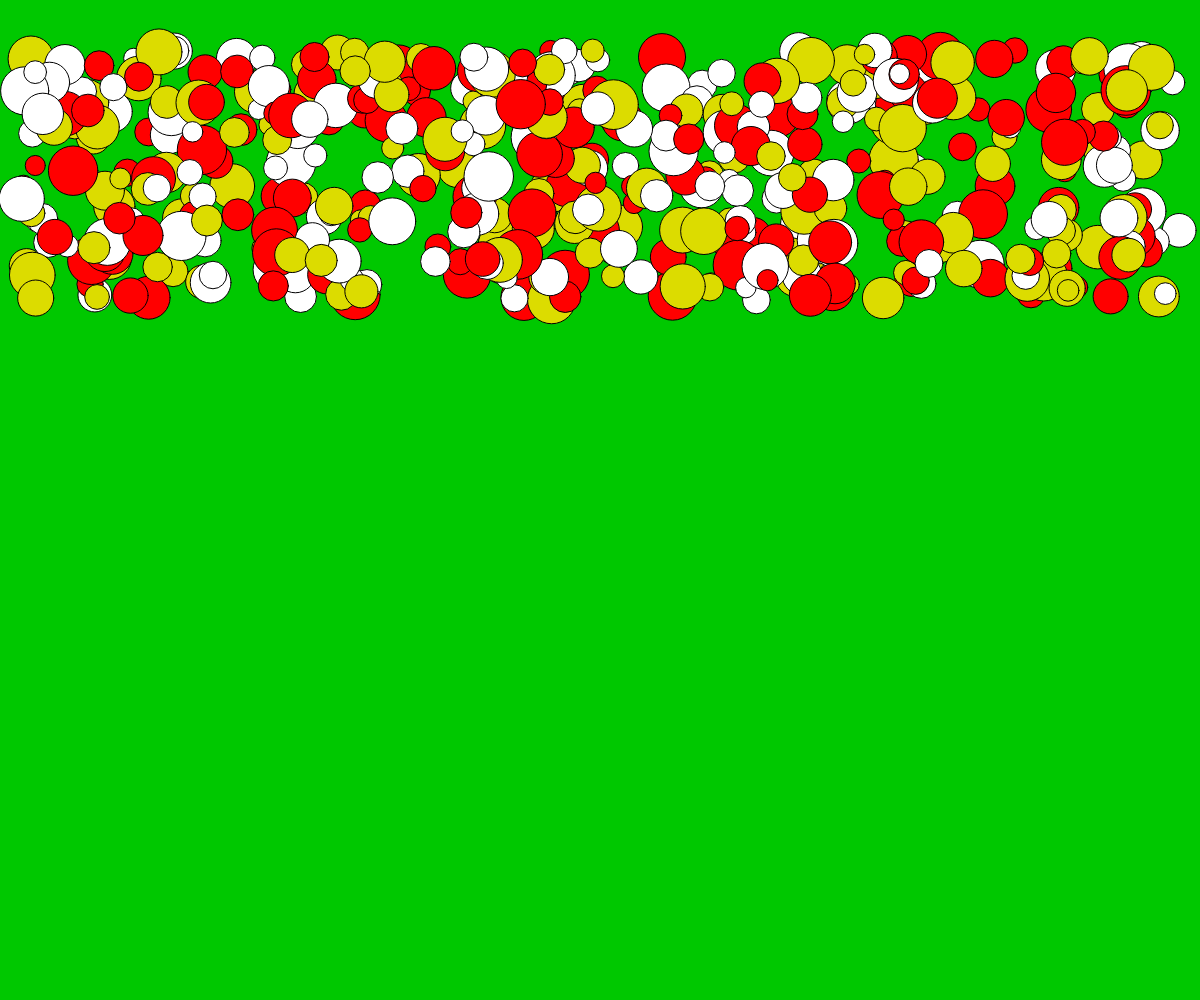
Frame 1 (no input)
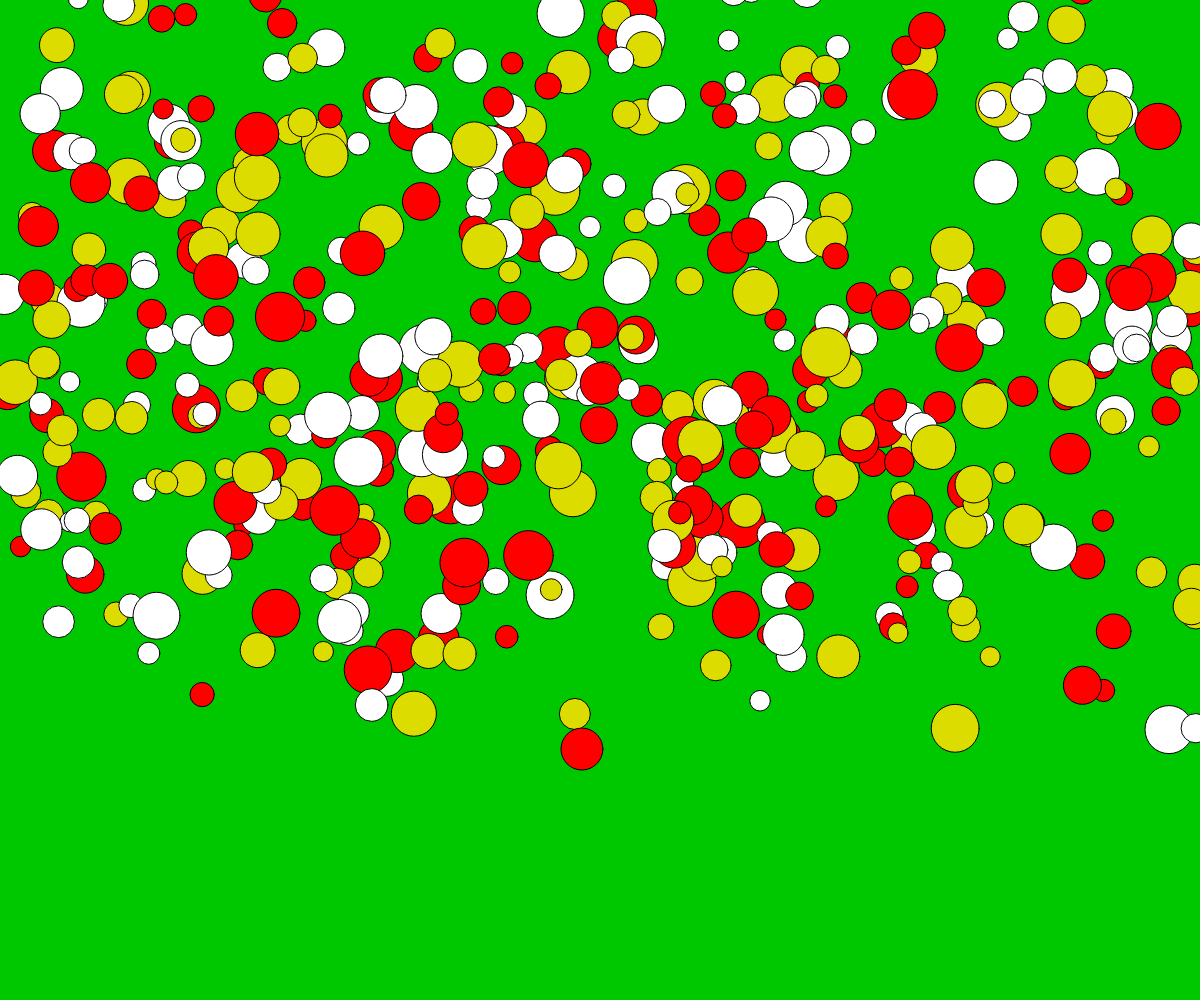
Frame 60 (no input)
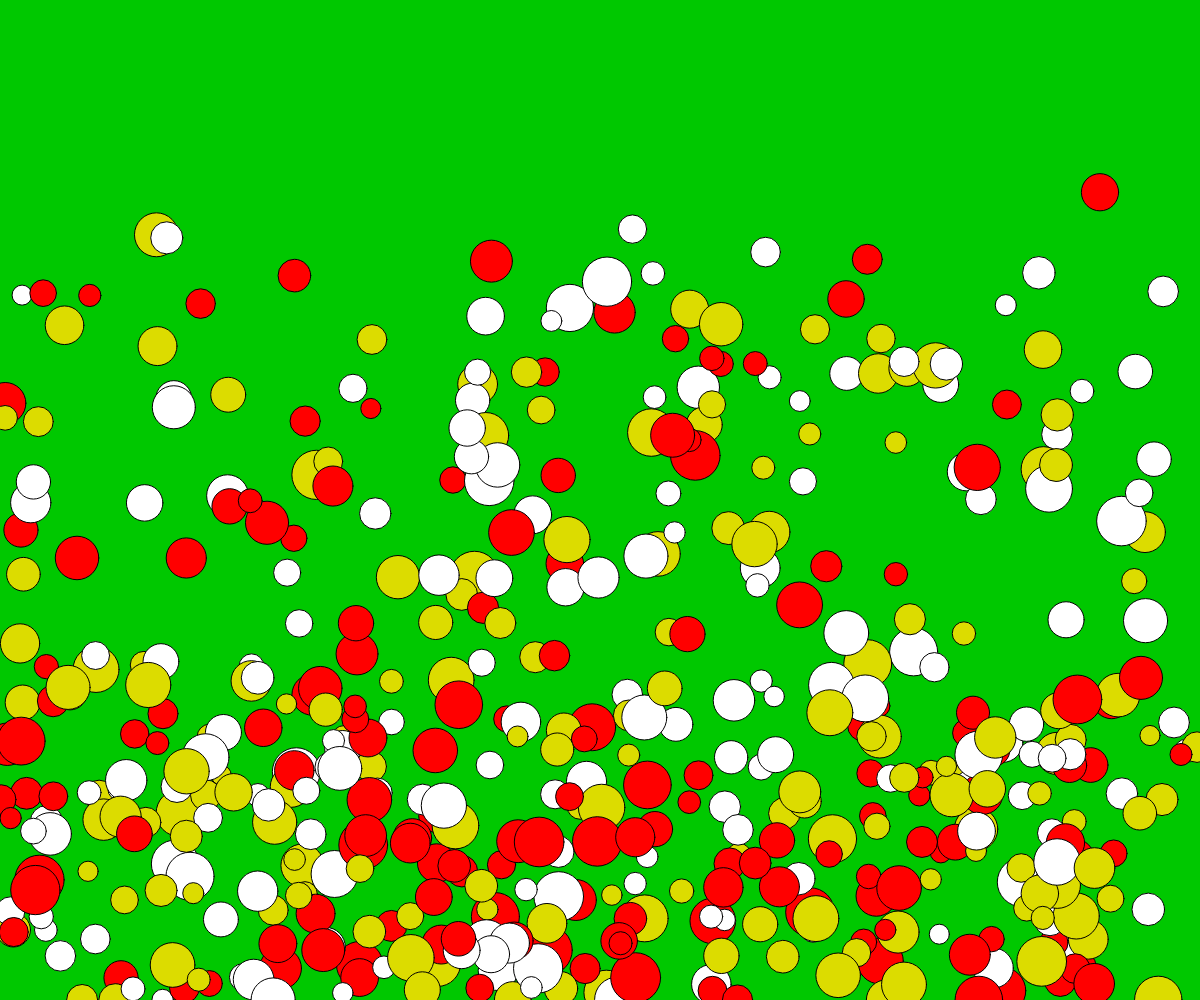
Frame 120 (the mouse pressed at the canvas centre since frame 60)

The p5.js sketch that drew these frames (run headless with seeded random() and noise() and a simulated clock; from frame 60 on, the mouse is pressed at the canvas centre):

// p5.js sketch
// ── sketch.js
var p = [];
var v = [];
var a = [];
var d = [];
var c = []

function setup() {
  createCanvas(windowWidth, windowHeight);
  for(var i = 0; i < 500; i = i +1) {
    p.push(createVector(random(20, width-20), random(50, 300)));
    v.push(createVector(random(-5, 5), random(-5, 5)));
    a.push(createVector(0, .1));
    d.push(random(20, 50));
    c.push(i%3);
  }
}

function draw() {
  background(0, 200, 0);

  for(var i = 0; i < p.length; i = i+1) {
    if(c[i] == 0) {
      fill(255);
    } else if(c[i] == 1) {
      fill(255, 0, 0);
    } else {
      fill(220, 220, 0);
    }
    ellipse(p[i].x, p[i].y, d[i], d[i]);

    p[i].add(v[i]);
    v[i].add(a[i]);


    if(p[i].y > height) {
      v[i].y = v[i].y * -.85;
      v[i].x = v[i].x * .95;
      p[i].y = height;
    }

    if(p[i].x > width || p[i].x < 0) {
      v[i].x = v[i].x * -1;
    }
  }
}
